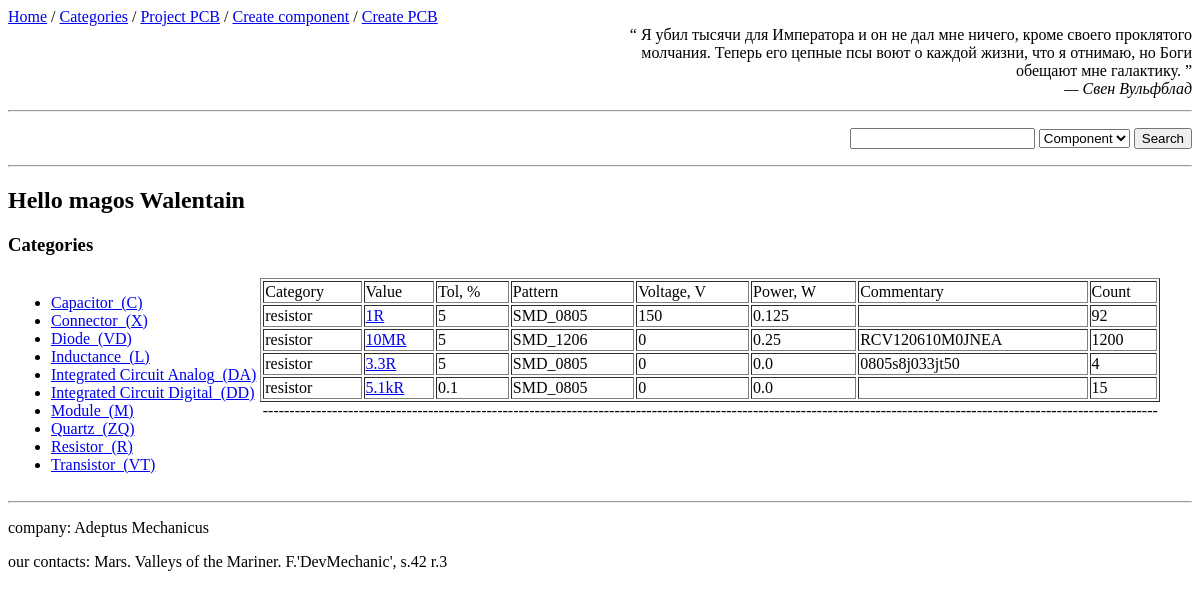
The app's page /categories/resistor, older data.
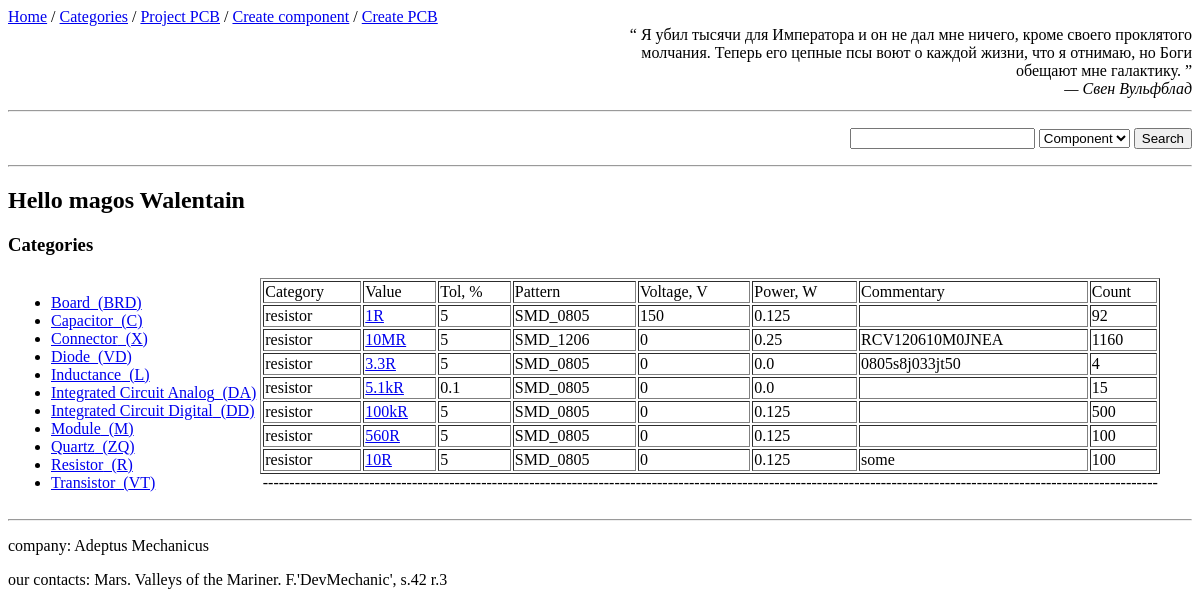
The same page, newer data.
### app_comp/models.py (models this page shows, shortened)
class Category(db.Model):
    __tablename__ = 'categories'
    id = db.Column(db.Integer, primary_key=True)
    name = db.Column(db.String(128), unique=True, index=True, nullable=False)
    refdes = db.Column(db.String(15), nullable=False)
    components = db.relationship('Component', backref='category',
                                 cascade='all, delete',)

class Component(db.Model):
    __tablename__ = 'components'
    id = db.Column(db.Integer, primary_key=True)
    value = db.Column(db.String(128), index=True, nullable=False)
    tolerance = db.Column(db.Float, default=None)   # %
    voltage = db.Column(db.Integer, default=None)  # V
    power = db.Column(db.Float, default=None)   # W
    count = db.Column(db.Integer, default=0)
    comment = db.Column(db.Text)
    category_name = db.Column(db.String(128), db.ForeignKey("categories.name"))
    pattern_name = db.Column(db.String(128), db.ForeignKey("patterns.name"))
    pcboards = db.relationship("AssociatedCompPcb",
                               back_populates='component')
    def get_parameters_as_dict(self) -> dict:
        return {"category": self.category_name,
                "value": self.value,
                "tol, %": self.tolerance,
                "pattern": self.pattern_name,
                "voltage, V": self.voltage,
                "power, W": self.power,
                "commentary": self.comment,
                "count": self.count
                }

### app_comp/views.py (the view)
@app.route('/categories/<string:type_category>', methods=['get'])
def categories(type_category='menu'):
    all_cat = crud.read_table_sorted(Category, Category.name)
    category = type_category
    if category != 'menu':
        components_from_category = dbt.get_components_from_category(category, Component)
        if components_from_category:
            return render_template("categories.html",
                                   title='Categories',
                                   all_categories=all_cat,
                                   components_of_category=components_from_category)
    return render_template("categories.html",
                               title='Categories',
                               all_categories=all_cat)

### app_comp/forms.py
class SearchForm(FlaskForm):
    value = StringField("Serach value:", validators=[DataRequired()])
    type_search = SelectField("type", choices=['Component', 'PCBoard', 'Pattern'],
                              validators=[DataRequired()],
                              default='Component')
    search = SubmitField('Search')

### app_comp/tools/database_tools.py (called while the page is built)
def get_components_from_category(category, *args):
    filter_param = Component.category_name == category
    cat_components = db.session.query(*args).filter(filter_param).all()
    return cat_components

    def read_table_sorted(self, table, sorted_param):
        return self.db.session.query(table).order_by(sorted_param).all()

### app_comp/tools/quotes.py (called while the page is built)
def get_json_data(path_):
    with open(path_, 'r') as json_object:
        json_data = json.load(json_object)
    return json_data

def random_quote(path=path_to_json):
    quotes = get_json_data(path)
    return random.choice(quotes)

### app_comp/views.py (called while the page is built)
@app.before_request
def base():
    g.form_search = SearchForm()
    temp_bd['quote'] = random_quote()
    temp_bd['user'] = 'magos Walentain'
    g.bd = temp_bd

### app_comp/templates/categories.html (shortened to what this page needs)
{% extends 'base.html'%}
{% block content %}
<h3> {{title}}</h3>
<table>
    <tr>
    <td valign="top" align="left">{% include "categories_part/category_menu.html" %}</td>
    <td valign="top" align="center" width="800px">{% include "categories_part/category_content.html" %}</td>
    </tr>
</table>
{% endblock %}

### app_comp/templates/categories_part/category_menu.html (shortened to what this page needs)
<ul>
    {% for cat in all_categories %}
        <li>
            <a href="{{ url_for('categories', type_category=cat.name) }}">
                {{cat.name|title}}_({{cat.refdes}})
            </a>
         </li>
    {% endfor %}
</ul>

### app_comp/templates/macros.html (shortened to what this page needs)
{% macro show_comps_as_table(components_object) %}
{% if components_object %}
    <table align="center" border="1px" width="900">
    <tr>
        {% for key in components_object[0].get_parameters_as_dict().keys() %}
            <td>{{ key.title() }}</td>
        {% endfor %}
    </tr>
    {% for c in components_object %}
    <tr>
    {% for item in c.get_parameters_as_dict().items() %}
        {% if item[0]=='value' or item[0]=='name'%}
            <td>
            <a href="{{url_for('change_component', id_component=c.id)}}">{{item[1]}}</a>
            </td>
        {% else %}
            <td> {{item[1]}}</td>
        {% endif %}
    {% endfor %}
    </tr>
    {% endfor %}
    </table>
{% else %}
    <p>Not exists</p>
{% endif %}
{% endmacro %}

Row changes from the older to the newer data that the page shows:
added Category: name "Board", refdes "BRD"
changed Component "10MR": count "1200" → "1160"
added Component: category_name "resistor", value "100kR", item "5" "0", pattern_name "SMD_0805", power "0.125", tolerance 5 (drawn), count "500"
added Component: category_name "resistor", value "560R", item "5" "0" "100", pattern_name "SMD_0805", power "0.125", tolerance 5 (drawn)
added Component: category_name "resistor", value "10R", item "5" "0" "100", pattern_name "SMD_0805", power "0.125", comment "some"
